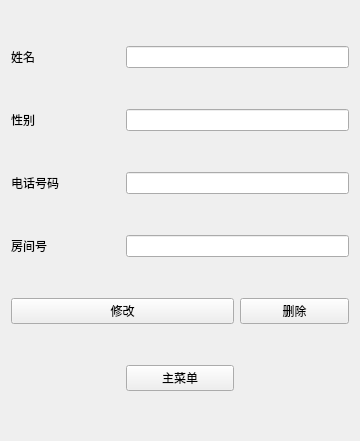
<?xml version="1.0" encoding="UTF-8"?>
<ui version="4.0">
 <class>ModifyWidget</class>
 <widget class="QWidget" name="ModifyWidget">
  <property name="geometry">
   <rect>
    <x>0</x>
    <y>0</y>
    <width>360</width>
    <height>441</height>
   </rect>
  </property>
  <property name="windowTitle">
   <string>Form</string>
  </property>
  <layout class="QGridLayout" name="gridLayout">
   <item row="0" column="0">
    <widget class="QLabel" name="nameLabel">
     <property name="text">
      <string>姓名</string>
     </property>
    </widget>
   </item>
   <item row="0" column="1" colspan="2">
    <widget class="QLineEdit" name="nameLineEdit"/>
   </item>
   <item row="1" column="0">
    <widget class="QLabel" name="sexLabel">
     <property name="text">
      <string>性别</string>
     </property>
    </widget>
   </item>
   <item row="1" column="1" colspan="2">
    <widget class="QLineEdit" name="sexLineEdit"/>
   </item>
   <item row="2" column="0">
    <widget class="QLabel" name="phoneLabel">
     <property name="text">
      <string>电话号码</string>
     </property>
    </widget>
   </item>
   <item row="2" column="1" colspan="2">
    <widget class="QLineEdit" name="phoneLineEdit"/>
   </item>
   <item row="3" column="0">
    <widget class="QLabel" name="idLabel">
     <property name="text">
      <string>房间号</string>
     </property>
    </widget>
   </item>
   <item row="3" column="1" colspan="2">
    <widget class="QLineEdit" name="idLineEdit"/>
   </item>
   <item row="4" column="0" colspan="2">
    <widget class="QPushButton" name="modifyButton">
     <property name="text">
      <string>修改</string>
     </property>
    </widget>
   </item>
   <item row="4" column="2">
    <widget class="QPushButton" name="deleteButton">
     <property name="text">
      <string>删除</string>
     </property>
    </widget>
   </item>
   <item row="5" column="1">
    <widget class="QPushButton" name="returnButton">
     <property name="text">
      <string>主菜单</string>
     </property>
    </widget>
   </item>
  </layout>
 </widget>
 <resources/>
 <connections/>
</ui>
